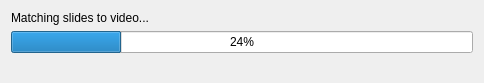
<?xml version="1.0" encoding="UTF-8"?>
<ui version="4.0">
 <class>Dialog</class>
 <widget class="QDialog" name="Dialog">
  <property name="geometry">
   <rect>
    <x>0</x>
    <y>0</y>
    <width>484</width>
    <height>83</height>
   </rect>
  </property>
  <property name="windowTitle">
   <string>Matching slides to video...</string>
  </property>
  <layout class="QVBoxLayout" name="verticalLayout">
   <item>
    <widget class="QLabel" name="label">
     <property name="text">
      <string>Matching slides to video...</string>
     </property>
    </widget>
   </item>
   <item>
    <widget class="QProgressBar" name="prgProgress">
     <property name="value">
      <number>24</number>
     </property>
    </widget>
   </item>
   <item>
    <spacer name="verticalSpacer">
     <property name="orientation">
      <enum>Qt::Vertical</enum>
     </property>
     <property name="sizeHint" stdset="0">
      <size>
       <width>20</width>
       <height>40</height>
      </size>
     </property>
    </spacer>
   </item>
  </layout>
 </widget>
 <resources/>
 <connections/>
</ui>
